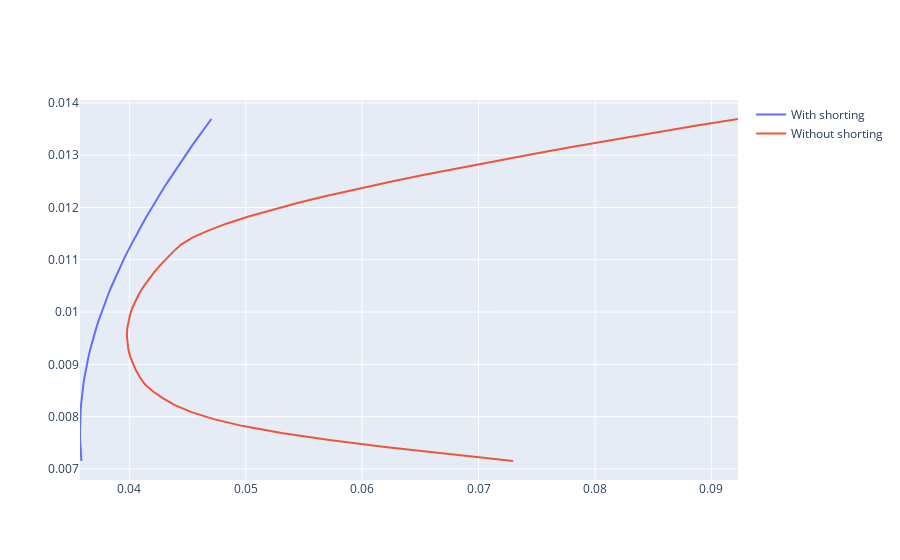

The notebook cell saved with this chart:
### Code cell
# Plot the frontiers
import plotly.graph_objects as go
trace_ss  = go.Scatter(x=sd_ss, y=mu_ss, mode="lines", name='With shorting')
trace_noss= go.Scatter(x=sd_noss, y=mu_noss, mode="lines", name='Without shorting')
fig = go.Figure()
fig.add_trace(trace_ss)
fig.add_trace(trace_noss)
fig.show()
